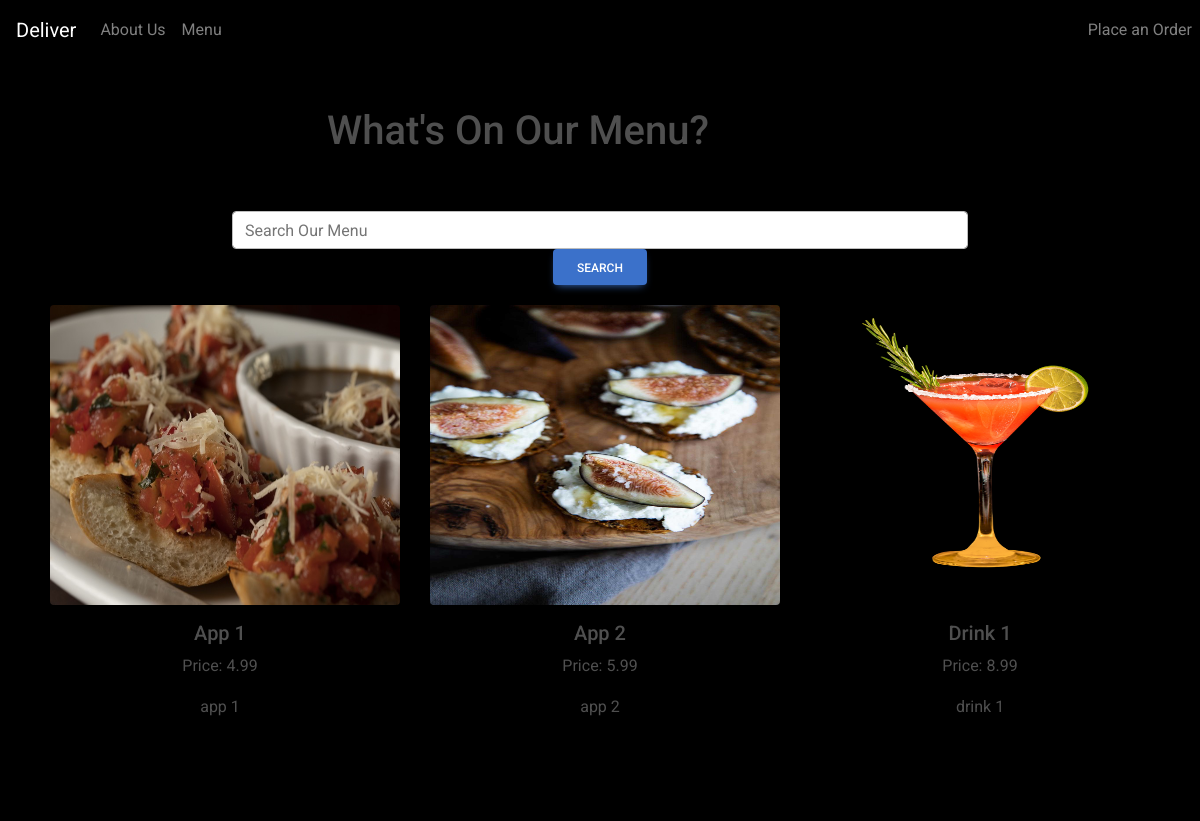
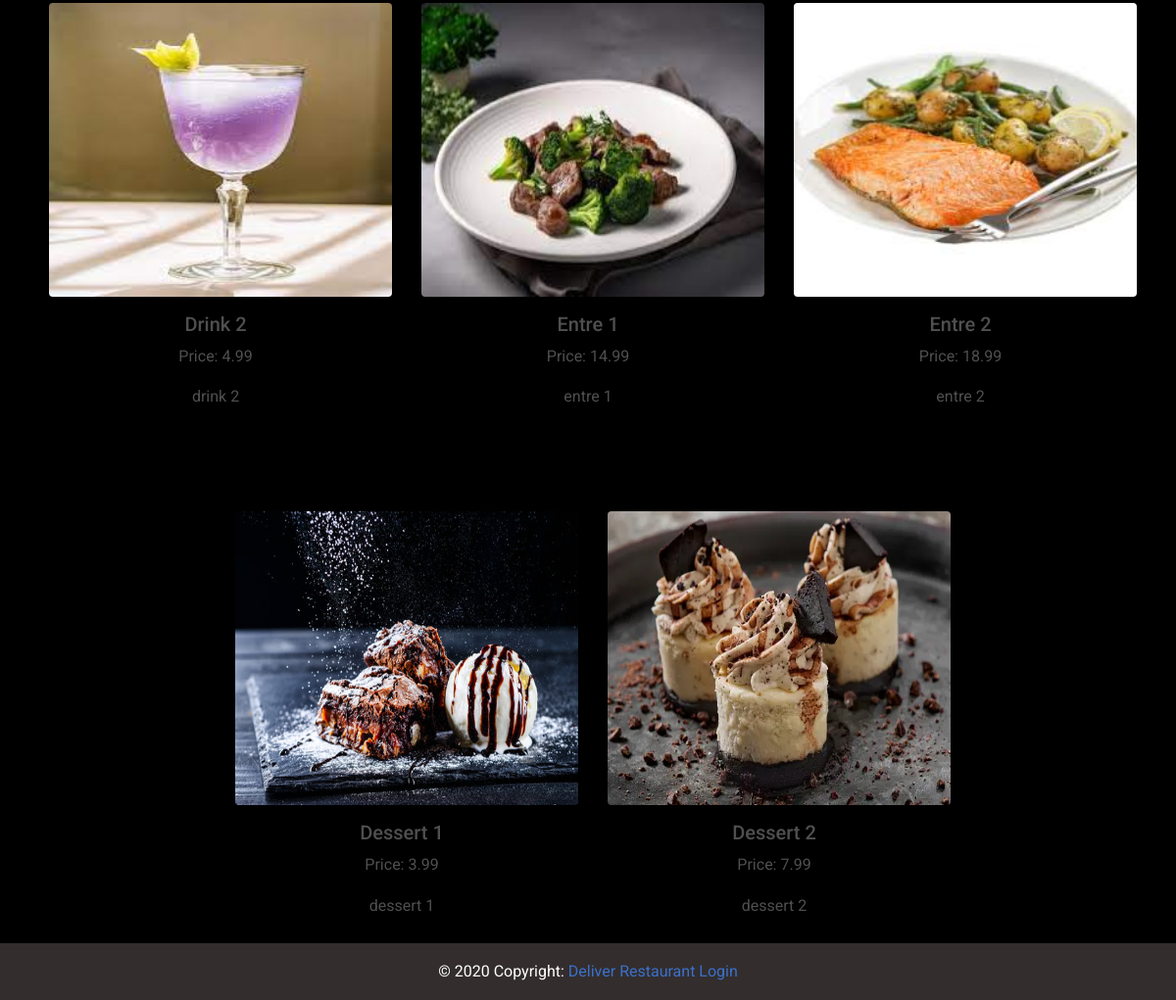
The app's page /menu/ with its own data (2 pictures, top to bottom).
### customer/models.py (models this page shows, shortened)
class MenuItem(models.Model):
    name = models.CharField(max_length=100)
    description = models.TextField()
    image = models.ImageField(upload_to='menu_images/')
    price = models.DecimalField(max_digits=5, decimal_places=2)
    category = models.ManyToManyField('Category', related_name='item')

### customer/views.py (the view)
# urls.py: path('menu/', Menu.as_view(), name='menu'),
class Menu(View):
    def get(self, request, *args, **kwargs):
        menu_items = MenuItem.objects.all()
        context = {
            'menu_items': menu_items
        }
        return render(request, 'customer/menu.html', context)

### customer/templates/customer/menu.html
{% extends 'customer/base.html' %}
{% block content %}
<div class="container">
    <div class="row justify-content-center mt-5">
        <div class="col-md-6 col-sm-12 text center">
            <h1>What's On Our Menu?</h1>
        </div>
    </div>
    <div class="row justify-content-center mt-5">
    <div class="col-md-8 col-sm-12 text-center">
        <form method="GET" action="{% url 'menu-search' %}">
            <div class="md-form mt-0 active-cyan-2">
                <input class="form-control" name="q" type="text" placeholder="Search Our Menu" aria-label="Search" value="{{ request.GET.q }}">
            </div>
            <button type="submit" class="btn btn-primary">Search</button>
        </form>
    </div>
</div>
    <div class="row justify-content-center">
        {% for item in menu_items %}
        <div class="col-md-4 col-sm-12 text-center mb-5" style="padding: 20px;">
            <img class="rounded" src="{{ item.image.url }}" width="350" height="300">
            <h5 class="mt-3">{{ item.name }}</h5>
            <p>Price: {{ item.price }}</p>
            <p>{{ item.description }}</p>
        </div>
        {% endfor %}
    </div>
</div>
{% endblock content %}

### customer/static/css/styles.css (style rules this page uses)
body { background-color: black; }

### records on screen
MenuItem: image (picture), name "App 1", price "4.99", description "app 1"
MenuItem: image (picture), name "App 2", price "5.99", description "app 2"
MenuItem: image (picture), name "Drink 1", price "8.99", description "drink 1"
MenuItem: image (picture), name "Drink 2", price "4.99", description "drink 2"
MenuItem: image (picture), name "Entre 1", price "14.99", description "entre 1"
MenuItem: image (picture), name "Entre 2", price "18.99", description "entre 2"
MenuItem: image (picture), name "Dessert 1", price "3.99", description "dessert 1"
MenuItem: image (picture), name "Dessert 2", price "7.99", description "dessert 2"
